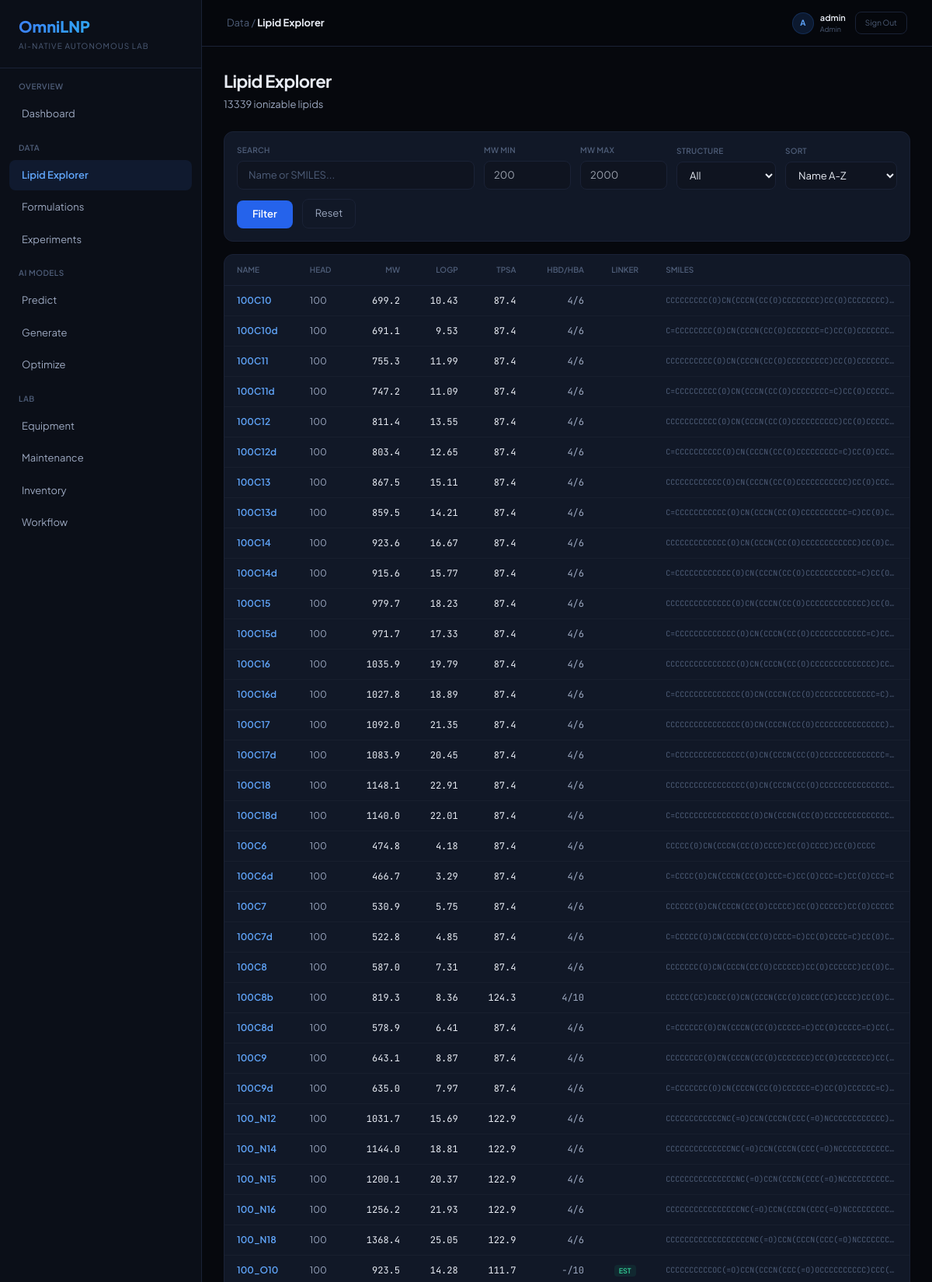
The app's page /compounds/ (signed in, upper part) with its own data.
### accounts/models.py (models this page shows, shortened)
class User(AbstractUser):
    class Role(models.TextChoices):
        ADMIN = "admin", "Admin"
        RESEARCHER = "researcher", "Researcher"
        OPERATOR = "operator", "Operator"
        VIEWER = "viewer", "Viewer"
    role = models.CharField(max_length=20, choices=Role.choices, default=Role.RESEARCHER)
    organization = models.CharField(max_length=200, blank=True, default="")
    bio = models.TextField(blank=True, default="")

### compounds/models.py (models this page shows, shortened)
class IonizableLipid(models.Model):
    class Source(models.TextChoices):
        LNPDB = "lnpdb", "LNPDB"
        LITERATURE = "literature", "Literature"
        GENERATED = "generated", "AI Generated"
        SYNTHESIZED = "synthesized", "Synthesized"
    name = models.CharField(max_length=300, db_index=True)
    smiles = models.TextField(db_index=True)
    protonated_smiles = models.TextField(blank=True, default="")
    head_group = models.ForeignKey(HeadGroup, on_delete=models.SET_NULL, null=True, blank=True, related_name="lipids")
    linker = models.ForeignKey(Linker, on_delete=models.SET_NULL, null=True, blank=True, related_name="lipids")
    tail1 = models.ForeignKey(Tail, on_delete=models.SET_NULL, null=True, blank=True, related_name="lipids_tail1")
    tail2 = models.ForeignKey(Tail, on_delete=models.SET_NULL, null=True, blank=True, related_name="lipids_tail2")
    tail3 = models.ForeignKey(Tail, on_delete=models.SET_NULL, null=True, blank=True, related_name="lipids_tail3")
    tail4 = models.ForeignKey(Tail, on_delete=models.SET_NULL, null=True, blank=True, related_name="lipids_tail4")
    molecular_weight = models.FloatField(null=True, blank=True, db_index=True)
    logp = models.FloatField(null=True, blank=True, db_index=True)
    tpsa = models.FloatField(null=True, blank=True, help_text="Topological Polar Surface Area")
    heavy_atoms = models.IntegerField(null=True, blank=True)
    rings = models.IntegerField(null=True, blank=True)
    aromatic_rings = models.IntegerField(null=True, blank=True)
    rotatable_bonds = models.IntegerField(null=True, blank=True)
    vdw_volume = models.FloatField(null=True, blank=True, help_text="van der Waals Volume")
    hbd = models.IntegerField(null=True, blank=True, help_text="H-Bond Donors")
    hba = models.IntegerField(null=True, blank=True, help_text="H-Bond Acceptors")
    molar_refractivity = models.FloatField(null=True, blank=True)
    fsp3 = models.FloatField(null=True, blank=True, help_text="Fraction sp3 Carbons")
    sp3_carbons = models.IntegerField(null=True, blank=True)
    nitrogen_count = models.IntegerField(null=True, blank=True)
    has_ester = models.BooleanField(default=False)
    has_carbonate = models.BooleanField(default=False)
    has_disulfide = models.BooleanField(default=False)
    source = models.CharField(max_length=20, choices=Source.choices, default=Source.LNPDB)
    publication_link = models.URLField(blank=True, default="")
    publication_pmid = models.CharField(max_length=20, blank=True, default="")
    created_at = models.DateTimeField(auto_now_add=True)
    class Meta:
        ordering = ["name"]
        indexes = [
            models.Index(fields=["molecular_weight", "logp"]),
            models.Index(fields=["has_ester", "has_carbonate", "has_disulfide"]),
        ]

class HeadGroup(models.Model):
    name = models.CharField(max_length=200, unique=True)
    smiles = models.TextField(blank=True, default="")
    class Meta:
        ordering = ["name"]

### compounds/views.py (the view)
# urls.py: path("", views.lipid_list, name="list"),
@login_required
def lipid_list(request):
    qs = IonizableLipid.objects.select_related("head_group", "linker", "tail1", "tail2")
    q = request.GET.get("q", "").strip()
    if q:
        qs = qs.filter(Q(name__icontains=q) | Q(smiles__icontains=q))
    head = request.GET.get("head")
    if head:
        qs = qs.filter(head_group__name=head)
    struct = request.GET.get("struct")
    if struct == "ester":
        qs = qs.filter(has_ester=True)
    elif struct == "carbonate":
        qs = qs.filter(has_carbonate=True)
    elif struct == "disulfide":
        qs = qs.filter(has_disulfide=True)
    mw_min = request.GET.get("mw_min")
    mw_max = request.GET.get("mw_max")
    if mw_min:
        qs = qs.filter(molecular_weight__gte=float(mw_min))
    if mw_max:
        qs = qs.filter(molecular_weight__lte=float(mw_max))
    logp_min = request.GET.get("logp_min")
    logp_max = request.GET.get("logp_max")
    if logp_min:
        qs = qs.filter(logp__gte=float(logp_min))
    if logp_max:
        qs = qs.filter(logp__lte=float(logp_max))
    sort = request.GET.get("sort", "name")
    valid_sorts = ["name", "-name", "molecular_weight", "-molecular_weight", "logp", "-logp"]
    if sort in valid_sorts:
        qs = qs.order_by(sort)
    paginator = Paginator(qs, 50)
    page = paginator.get_page(request.GET.get("page", 1))
    heads = HeadGroup.objects.annotate(lipid_count=Count("lipids")).order_by("-lipid_count")[:30]
    ctx = {
        "page": page,
        "query": q,
        "heads": heads,
        "current_head": head,
        "current_struct": struct,
        "sort": sort,
        "total_count": qs.count(),
    }
    if request.headers.get("HX-Request"):
        return render(request, "compounds/_lipid_table.html", ctx)
    return render(request, "compounds/list.html", ctx)

### templates/compounds/list.html (shortened to what this page needs)
{% extends "base/base.html" %}
{% block breadcrumb %}Data / <strong class="text-dark-50">Lipid Explorer</strong>{% endblock %}
{% block content %}
<div class="flex justify-between items-end mb-6">
  <div>
    <h2 class="text-[22px] font-bold tracking-tight">Lipid Explorer</h2>
    <p class="text-[13px] text-dark-100 mt-1">{{ total_count|default:"0" }} ionizable lipids</p>
  </div>
</div>
<div class="bg-dark-600 border border-dark-400 rounded-xl p-4 mb-4">
  <form method="get" class="flex flex-wrap gap-3 items-end">
    <div class="flex-1 min-w-[240px]">
      <label class="text-[10px] text-dark-200 font-semibold uppercase tracking-wide block mb-1.5">Search</label>
      <input type="text" name="q" value="{{ query }}" placeholder="Name or SMILES..." class="w-full bg-dark-700 border border-dark-400 rounded-lg px-3.5 py-2 text-[13px] text-dark-50 placeholder-dark-200 focus:border-blue-500 focus:outline-none">
    </div>
    <div class="w-28">
      <label class="text-[10px] text-dark-200 font-semibold uppercase tracking-wide block mb-1.5">MW Min</label>
      <input type="number" name="mw_min" value="{{ request.GET.mw_min }}" placeholder="200" class="w-full bg-dark-700 border border-dark-400 rounded-lg px-3 py-2 text-[13px] text-dark-50 focus:border-blue-500 focus:outline-none">
    </div>
    <div class="w-28">
      <label class="text-[10px] text-dark-200 font-semibold uppercase tracking-wide block mb-1.5">MW Max</label>
      <input type="number" name="mw_max" value="{{ request.GET.mw_max }}" placeholder="2000" class="w-full bg-dark-700 border border-dark-400 rounded-lg px-3 py-2 text-[13px] text-dark-50 focus:border-blue-500 focus:outline-none">
    </div>
    <div class="w-32">
      <label class="text-[10px] text-dark-200 font-semibold uppercase tracking-wide block mb-1.5">Structure</label>
      <select name="struct" class="w-full bg-dark-700 border border-dark-400 rounded-lg px-3 py-2 text-[13px] text-dark-50 focus:border-blue-500 focus:outline-none">
        <option value="">All</option>
      </select>
    </div>
    <div class="w-36">
      <label class="text-[10px] text-dark-200 font-semibold uppercase tracking-wide block mb-1.5">Sort</label>
      <select name="sort" class="w-full bg-dark-700 border border-dark-400 rounded-lg px-3 py-2 text-[13px] text-dark-50 focus:border-blue-500 focus:outline-none">
        <option value="name" {% if sort == 'name' %}selected{% endif %}>Name A-Z</option>
      </select>
    </div>
    <button type="submit" class="px-5 py-2 bg-blue-600 hover:bg-blue-500 text-white rounded-lg text-[13px] font-semibold">Filter</button>
    <a href="{% url 'compounds:list' %}" class="px-4 py-2 border border-dark-400 hover:border-dark-300 rounded-lg text-[13px] text-dark-100">Reset</a>
  </form>
</div>
<div class="bg-dark-600 border border-dark-400 rounded-xl overflow-hidden">
  <div class="overflow-x-auto">
    <table class="w-full text-[12px]">
      <thead><tr class="border-b border-dark-400">
        <th class="text-left px-4 py-3 text-[10px] text-dark-200 uppercase font-semibold">Name</th>
        <th class="text-left px-4 py-3 text-[10px] text-dark-200 uppercase font-semibold">Head</th>
        <th class="text-right px-4 py-3 text-[10px] text-dark-200 uppercase font-semibold">MW</th>
        <th class="text-right px-4 py-3 text-[10px] text-dark-200 uppercase font-semibold">LogP</th>
        <th class="text-right px-4 py-3 text-[10px] text-dark-200 uppercase font-semibold">TPSA</th>
        <th class="text-right px-4 py-3 text-[10px] text-dark-200 uppercase font-semibold">HBD/HBA</th>
        <th class="text-center px-4 py-3 text-[10px] text-dark-200 uppercase font-semibold">Linker</th>
        <th class="text-left px-4 py-3 text-[10px] text-dark-200 uppercase font-semibold">SMILES</th>
      </tr></thead>
      <tbody>
        {% for lipid in page %}
        <tr class="border-b border-white/[0.03] hover:bg-blue-500/[0.03] cursor-pointer" onclick="window.location='{% url 'compounds:detail' lipid.pk %}'">
          <td class="px-4 py-2.5 font-semibold text-blue-400">{{ lipid.name|truncatechars:30 }}</td>
          <td class="px-4 py-2.5 text-dark-100">{{ lipid.head_group.name|default:"-" }}</td>
          <td class="px-4 py-2.5 text-right font-mono">{{ lipid.molecular_weight|floatformat:1|default:"-" }}</td>
          <td class="px-4 py-2.5 text-right font-mono">{{ lipid.logp|floatformat:2|default:"-" }}</td>
          <td class="px-4 py-2.5 text-right font-mono">{{ lipid.tpsa|floatformat:1|default:"-" }}</td>
          <td class="px-4 py-2.5 text-right font-mono text-dark-100">{{ lipid.hbd|default:"-" }}/{{ lipid.hba|default:"-" }}</td>
          <td class="px-4 py-2.5 text-center">
            {% if lipid.has_ester %}<span class="px-1.5 py-0.5 rounded text-[9px] font-semibold bg-emerald-500/10 text-emerald-400">EST</span>{% endif %}
          </td>
          <td class="px-4 py-2.5 font-mono text-[10px] text-dark-200 max-w-[300px] truncate">{{ lipid.smiles|truncatechars:60 }}</td>
        </tr>
        {% empty %}
        <tr><td colspan="8" class="px-4 py-8 text-center text-dark-200">No lipids found. Run seed_db.py first.</td></tr>
        {% endfor %}
      </tbody>
    </table>
  </div>
</div>
{% endblock %}

### templates/base/base.html (shortened to what this page needs)
<!DOCTYPE html>
<html lang="ko">
<head>
<script src="https://cdn.tailwindcss.com"></script>
</head>
<body class="bg-dark-900 text-dark-50 flex min-h-screen">
<aside class="w-[260px] bg-dark-800 border-r border-dark-400 flex flex-col fixed top-0 left-0 bottom-0 z-50 overflow-y-auto">
  <div class="px-6 py-5 border-b border-dark-400">
    <h1 class="text-xl font-extrabold bg-gradient-to-r from-blue-500 to-cyan-400 bg-clip-text text-transparent">OmniLNP</h1>
    <span class="text-[10px] text-dark-200 tracking-widest uppercase mt-1 block">AI-Native Autonomous Lab</span>
  </div>
  <nav class="flex-1 py-4 px-3">
    {% with app=request.resolver_match.app_name view=request.resolver_match.url_name %}
    <div class="text-[10px] font-semibold text-dark-200 uppercase tracking-wider px-3 mb-2">Overview</div>
    <a href="{% url 'dashboard:index' %}" class="flex items-center gap-3 px-4 py-2.5 rounded-lg text-[13px] {% if app == 'dashboard' %}bg-blue-500/10 text-blue-400 font-semibold{% else %}text-dark-100 hover:bg-dark-500{% endif %} mb-0.5">Dashboard</a>
    <div class="text-[10px] font-semibold text-dark-200 uppercase tracking-wider px-3 mb-2 mt-4">Data</div>
    <a href="{% url 'compounds:list' %}" class="flex items-center gap-3 px-4 py-2.5 rounded-lg text-[13px] {% if app == 'compounds' %}bg-blue-500/10 text-blue-400 font-semibold{% else %}text-dark-100 hover:bg-dark-500{% endif %} mb-0.5">Lipid Explorer</a>
    <a href="{% url 'formulations:list' %}" class="flex items-center gap-3 px-4 py-2.5 rounded-lg text-[13px] {% if app == 'formulations' %}bg-blue-500/10 text-blue-400 font-semibold{% else %}text-dark-100 hover:bg-dark-500{% endif %} mb-0.5">Formulations</a>
    <a href="{% url 'experiments:list' %}" class="flex items-center gap-3 px-4 py-2.5 rounded-lg text-[13px] {% if app == 'experiments' %}bg-blue-500/10 text-blue-400 font-semibold{% else %}text-dark-100 hover:bg-dark-500{% endif %} mb-0.5">Experiments</a>
    <div class="text-[10px] font-semibold text-dark-200 uppercase tracking-wider px-3 mb-2 mt-4">AI Models</div>
    <a href="{% url 'ai_models:predict' %}" class="flex items-center gap-3 px-4 py-2.5 rounded-lg text-[13px] {% if view == 'predict' %}bg-blue-500/10 text-blue-400 font-semibold{% else %}text-dark-100 hover:bg-dark-500{% endif %} mb-0.5">Predict</a>
    <a href="{% url 'ai_models:generate' %}" class="flex items-center gap-3 px-4 py-2.5 rounded-lg text-[13px] {% if view == 'generate' %}bg-blue-500/10 text-blue-400 font-semibold{% else %}text-dark-100 hover:bg-dark-500{% endif %} mb-0.5">Generate</a>
    <a href="{% url 'ai_models:optimize' %}" class="flex items-center gap-3 px-4 py-2.5 rounded-lg text-[13px] {% if view == 'optimize' %}bg-blue-500/10 text-blue-400 font-semibold{% else %}text-dark-100 hover:bg-dark-500{% endif %} mb-0.5">Optimize</a>
    <div class="text-[10px] font-semibold text-dark-200 uppercase tracking-wider px-3 mb-2 mt-4">Lab</div>
    <a href="{% url 'equipment:monitor' %}" class="flex items-center gap-3 px-4 py-2.5 rounded-lg text-[13px] {% if app == 'equipment' and view == 'monitor' %}bg-blue-500/10 text-blue-400 font-semibold{% else %}text-dark-100 hover:bg-dark-500{% endif %} mb-0.5">Equipment</a>
    <a href="{% url 'equipment:maintenance' %}" class="flex items-center gap-3 px-4 py-2.5 rounded-lg text-[13px] {% if view == 'maintenance' %}bg-blue-500/10 text-blue-400 font-semibold{% else %}text-dark-100 hover:bg-dark-500{% endif %} mb-0.5">Maintenance</a>
    <a href="{% url 'inventory:dashboard' %}" class="flex items-center gap-3 px-4 py-2.5 rounded-lg text-[13px] {% if app == 'inventory' %}bg-blue-500/10 text-blue-400 font-semibold{% else %}text-dark-100 hover:bg-dark-500{% endif %} mb-0.5">Inventory</a>
    <a href="{% url 'workflow:pipeline' %}" class="flex items-center gap-3 px-4 py-2.5 rounded-lg text-[13px] {% if app == 'workflow' %}bg-blue-500/10 text-blue-400 font-semibold{% else %}text-dark-100 hover:bg-dark-500{% endif %} mb-0.5">Workflow</a>
    {% endwith %}
  </nav>
</aside>
<div class="ml-[260px] flex-1 min-h-screen">
  <div class="h-[60px] border-b border-dark-400 flex items-center justify-between px-8 bg-dark-900/80 backdrop-blur-xl sticky top-0 z-40">
    <span class="text-[13px] text-dark-200">{% block breadcrumb %}Dashboard{% endblock %}</span>
    {% if user.is_authenticated %}
    <div class="flex items-center gap-3">
      <div class="flex items-center gap-2">
        <div class="w-7 h-7 rounded-full bg-blue-500/15 border border-blue-500/20 flex items-center justify-center text-[10px] font-bold text-blue-400">{{ user.username|make_list|first|upper }}</div>
        <div>
          <div class="text-[11px] font-semibold text-dark-50">{{ user.username }}</div>
          <div class="text-[9px] text-dark-200">{{ user.get_role_display|default:"Researcher" }}</div>
        </div>
      </div>
      <a href="{% url 'accounts:logout' %}" class="px-3 py-1.5 border border-dark-400 hover:border-dark-300 rounded-lg text-[10px] text-dark-200 hover:text-dark-100 transition">Sign Out</a>
    </div>
    {% endif %}
  </div>
  <main class="p-7">{% block content %}{% endblock %}</main>
</div>
</body>
</html>

### templates/base/base.html (style rules this page uses)
body { font-family: 'Plus Jakarta Sans', sans-serif; }

### records on screen
User: username|make_list "A", username "admin", role "Admin"
IonizableLipid: name "100C10", head_group.name "100", molecular_weight "699.2", logp "10.43", tpsa "87.4", hbd "4", hba "6", smiles "CCCCCCCCC(O)CN(CCCN(CC(O)CCCCCCCC)CC(O)CCCCCCCC)…"
IonizableLipid: name "100C10d", head_group.name "100", molecular_weight "691.1", logp "9.53", tpsa "87.4", hbd "4", hba "6", smiles "C=CCCCCCCC(O)CN(CCCN(CC(O)CCCCCCC=C)CC(O)CCCCCCC…"
IonizableLipid: name "100C11", head_group.name "100", molecular_weight "755.3", logp "11.99", tpsa "87.4", hbd "4", hba "6", smiles "CCCCCCCCCC(O)CN(CCCN(CC(O)CCCCCCCCC)CC(O)CCCCCCC…"
IonizableLipid: name "100C11d", head_group.name "100", molecular_weight "747.2", logp "11.09", tpsa "87.4", hbd "4", hba "6", smiles "C=CCCCCCCCC(O)CN(CCCN(CC(O)CCCCCCCC=C)CC(O)CCCCC…"
IonizableLipid: name "100C12", head_group.name "100", molecular_weight "811.4", logp "13.55", tpsa "87.4", hbd "4", hba "6", smiles "CCCCCCCCCCC(O)CN(CCCN(CC(O)CCCCCCCCCC)CC(O)CCCCC…"
IonizableLipid: name "100C12d", head_group.name "100", molecular_weight "803.4", logp "12.65", tpsa "87.4", hbd "4", hba "6", smiles "C=CCCCCCCCCC(O)CN(CCCN(CC(O)CCCCCCCCC=C)CC(O)CCC…"
IonizableLipid: name "100C13", head_group.name "100", molecular_weight "867.5", logp "15.11", tpsa "87.4", hbd "4", hba "6", smiles "CCCCCCCCCCCC(O)CN(CCCN(CC(O)CCCCCCCCCCC)CC(O)CCC…"
IonizableLipid: name "100C13d", head_group.name "100", molecular_weight "859.5", logp "14.21", tpsa "87.4", hbd "4", hba "6", smiles "C=CCCCCCCCCCC(O)CN(CCCN(CC(O)CCCCCCCCCC=C)CC(O)C…"
IonizableLipid: name "100C14", head_group.name "100", molecular_weight "923.6", logp "16.67", tpsa "87.4", hbd "4", hba "6", smiles "CCCCCCCCCCCCC(O)CN(CCCN(CC(O)CCCCCCCCCCCC)CC(O)C…"
IonizableLipid: name "100C14d", head_group.name "100", molecular_weight "915.6", logp "15.77", tpsa "87.4", hbd "4", hba "6", smiles "C=CCCCCCCCCCCC(O)CN(CCCN(CC(O)CCCCCCCCCCC=C)CC(O…"
IonizableLipid: name "100C15", head_group.name "100", molecular_weight "979.7", logp "18.23", tpsa "87.4", hbd "4", hba "6", smiles "CCCCCCCCCCCCCC(O)CN(CCCN(CC(O)CCCCCCCCCCCCC)CC(O…"
IonizableLipid: name "100C15d", head_group.name "100", molecular_weight "971.7", logp "17.33", tpsa "87.4", hbd "4", hba "6", smiles "C=CCCCCCCCCCCCC(O)CN(CCCN(CC(O)CCCCCCCCCCCC=C)CC…"
IonizableLipid: name "100C16", head_group.name "100", molecular_weight "1035.9", logp "19.79", tpsa "87.4", hbd "4", hba "6", smiles "CCCCCCCCCCCCCCC(O)CN(CCCN(CC(O)CCCCCCCCCCCCCC)CC…"
IonizableLipid: name "100C16d", head_group.name "100", molecular_weight "1027.8", logp "18.89", tpsa "87.4", hbd "4", hba "6", smiles "C=CCCCCCCCCCCCCC(O)CN(CCCN(CC(O)CCCCCCCCCCCCC=C)…"
IonizableLipid: name "100C17", head_group.name "100", molecular_weight "1092.0", logp "21.35", tpsa "87.4", hbd "4", hba "6", smiles "CCCCCCCCCCCCCCCC(O)CN(CCCN(CC(O)CCCCCCCCCCCCCCC)…"
IonizableLipid: name "100C17d", head_group.name "100", molecular_weight "1083.9", logp "20.45", tpsa "87.4", hbd "4", hba "6", smiles "C=CCCCCCCCCCCCCCC(O)CN(CCCN(CC(O)CCCCCCCCCCCCCC=…"
IonizableLipid: name "100C18", head_group.name "100", molecular_weight "1148.1", logp "22.91", tpsa "87.4", hbd "4", hba "6", smiles "CCCCCCCCCCCCCCCCC(O)CN(CCCN(CC(O)CCCCCCCCCCCCCCC…"
IonizableLipid: name "100C18d", head_group.name "100", molecular_weight "1140.0", logp "22.01", tpsa "87.4", hbd "4", hba "6", smiles "C=CCCCCCCCCCCCCCCC(O)CN(CCCN(CC(O)CCCCCCCCCCCCCC…"
IonizableLipid: name "100C6", head_group.name "100", molecular_weight "474.8", logp "4.18", tpsa "87.4", hbd "4", hba "6", smiles "CCCCC(O)CN(CCCN(CC(O)CCCC)CC(O)CCCC)CC(O)CCCC"
IonizableLipid: name "100C6d", head_group.name "100", molecular_weight "466.7", logp "3.29", tpsa "87.4", hbd "4", hba "6", smiles "C=CCCC(O)CN(CCCN(CC(O)CCC=C)CC(O)CCC=C)CC(O)CCC=C"
IonizableLipid: name "100C7", head_group.name "100", molecular_weight "530.9", logp "5.75", tpsa "87.4", hbd "4", hba "6", smiles "CCCCCC(O)CN(CCCN(CC(O)CCCCC)CC(O)CCCCC)CC(O)CCCCC"
IonizableLipid: name "100C7d", head_group.name "100", molecular_weight "522.8", logp "4.85", tpsa "87.4", hbd "4", hba "6", smiles "C=CCCCC(O)CN(CCCN(CC(O)CCCC=C)CC(O)CCCC=C)CC(O)C…"
IonizableLipid: name "100C8", head_group.name "100", molecular_weight "587.0", logp "7.31", tpsa "87.4", hbd "4", hba "6", smiles "CCCCCCC(O)CN(CCCN(CC(O)CCCCCC)CC(O)CCCCCC)CC(O)C…"
IonizableLipid: name "100C8b", head_group.name "100", molecular_weight "819.3", logp "8.36", tpsa "124.3", hbd "4", hba "10", smiles "CCCCC(CC)COCC(O)CN(CCCN(CC(O)COCC(CC)CCCC)CC(O)C…"
IonizableLipid: name "100C8d", head_group.name "100", molecular_weight "578.9", logp "6.41", tpsa "87.4", hbd "4", hba "6", smiles "C=CCCCCC(O)CN(CCCN(CC(O)CCCCC=C)CC(O)CCCCC=C)CC(…"
IonizableLipid: name "100C9", head_group.name "100", molecular_weight "643.1", logp "8.87", tpsa "87.4", hbd "4", hba "6", smiles "CCCCCCCC(O)CN(CCCN(CC(O)CCCCCCC)CC(O)CCCCCCC)CC(…"
IonizableLipid: name "100C9d", head_group.name "100", molecular_weight "635.0", logp "7.97", tpsa "87.4", hbd "4", hba "6", smiles "C=CCCCCCC(O)CN(CCCN(CC(O)CCCCCC=C)CC(O)CCCCCC=C)…"
IonizableLipid: name "100_N12", head_group.name "100", molecular_weight "1031.7", logp "15.69", tpsa "122.9", hbd "4", hba "6", smiles "CCCCCCCCCCCCNC(=O)CCN(CCCN(CCC(=O)NCCCCCCCCCCCC)…"
IonizableLipid: name "100_N14", head_group.name "100", molecular_weight "1144.0", logp "18.81", tpsa "122.9", hbd "4", hba "6", smiles "CCCCCCCCCCCCCCNC(=O)CCN(CCCN(CCC(=O)NCCCCCCCCCCC…"
IonizableLipid: name "100_N15", head_group.name "100", molecular_weight "1200.1", logp "20.37", tpsa "122.9", hbd "4", hba "6", smiles "CCCCCCCCCCCCCCCNC(=O)CCN(CCCN(CCC(=O)NCCCCCCCCCC…"
IonizableLipid: name "100_N16", head_group.name "100", molecular_weight "1256.2", logp "21.93", tpsa "122.9", hbd "4", hba "6", smiles "CCCCCCCCCCCCCCCCNC(=O)CCN(CCCN(CCC(=O)NCCCCCCCCC…"
IonizableLipid: name "100_N18", head_group.name "100", molecular_weight "1368.4", logp "25.05", tpsa "122.9", hbd "4", hba "6", smiles "CCCCCCCCCCCCCCCCCCNC(=O)CCN(CCCN(CCC(=O)NCCCCCCC…"
IonizableLipid: name "100_O10", head_group.name "100", molecular_weight "923.5", logp "14.28", tpsa "111.7", hbd "-", hba "10", has_ester "EST", smiles "CCCCCCCCCCOC(=O)CCN(CCCN(CCC(=O)OCCCCCCCCCC)CCC(…"

### other values on screen
{{ total_count|default:"0" }} "13339"
